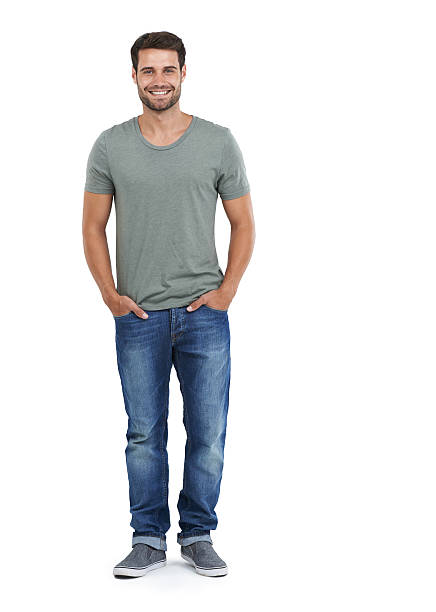
#> input picture x.jpg, 436 x 612 px
$ python -i app.py   (imports and definitions only)
#> lines starting #> are read from the running program, lines starting #| are printed output that depends on the picture; after the words box and inside, x2 and y2 are one past the last pixel; in counts of white or black regions, pixels touching at a corner belong together
import os
import cv2
import numpy as np
from flask import Flask, render_template, request, redirect, url_for, send_from_directory

# [1 line not run here, left out]

# Directory to save uploaded and processed images
UPLOAD_FOLDER = 'static/images'
# [1 line that did not run here, left out]

# Ensure the upload folder exists
# [2 lines not run here, left out]

# [3 lines that did not run here, left out]

# [3 lines that did not run here, left out]


# [20 lines that did not run here, left out]

def process_image(image_path):
    # Read the uploaded image
#> called with image_path = 'x.jpg'
    image = cv2.imread(image_path)
#> image is the input picture: shape (612, 436, 3); mean B, G, R 227.3, 225.8, 225.1

    # Convert the image to grayscale
    gray_image = cv2.cvtColor(image, cv2.COLOR_BGR2GRAY)
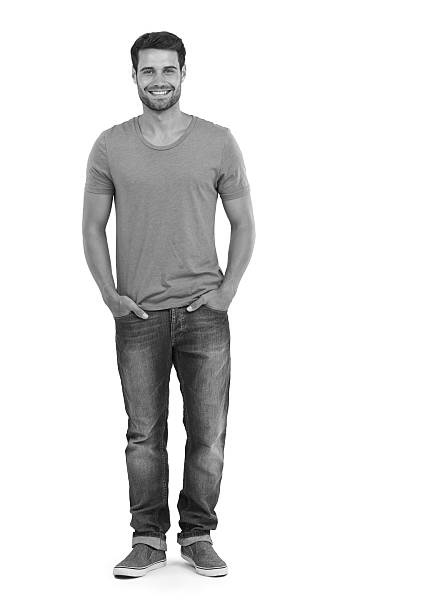
#> gray_image: shape (612, 436); min 1, max 255, mean 225.8

    # Apply Gaussian Blur to reduce noise
    blurred_image = cv2.GaussianBlur(gray_image, (5, 5), 0)

    # Perform Canny edge detection
    edges = cv2.Canny(blurred_image, 100, 200)
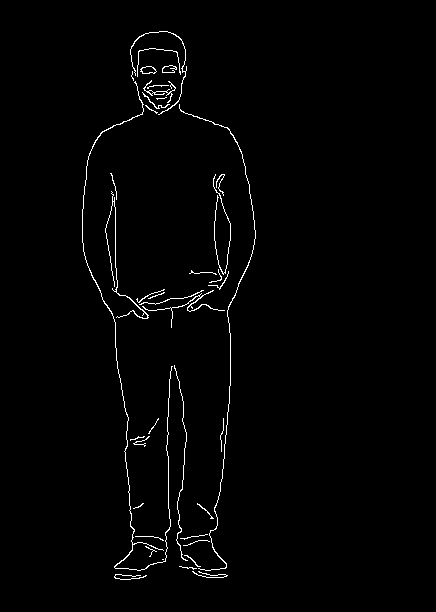
#> edges: shape (612, 436); 1.4% white in thin lines or dots, all inside (x1, y1, x2, y2) = (82, 31, 256, 580)

    # Save the edge-detected image
#> (the run stopped early here; a loop or call above may not have finished)
